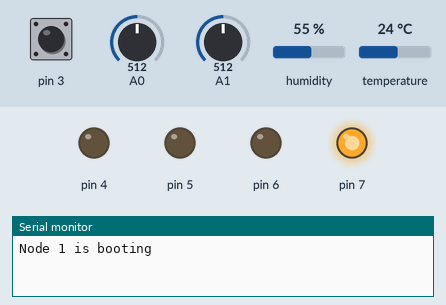
This sketch was run on a simulated Arduino Uno, built for the host (arithmetic inside an expression is 32-bit, double 64-bit). On the bench: output pins drawn as LEDs (lit = HIGH), the last lines printed to the serial monitor. Inputs (shaded band) come from the test bench; at power-on: pin 3 HIGH, A0 = 512, A1 = 512, humidity 55 %, temperature 24 °C. No MQTT or app messages arrive unless stated.

Above: at 0.1 s.
At 3.75 s:
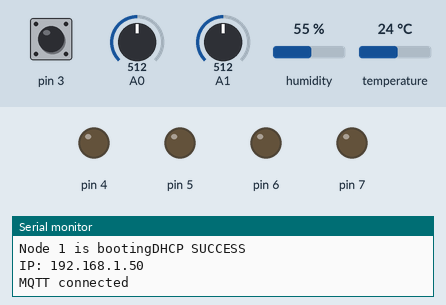
Timing chart, 0 to 5.5 s (numbered marks = the images above):
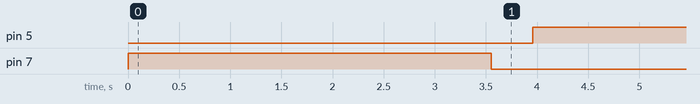

Measured:
- by itself, pin 5: LOW → HIGH at 4.0 s

The sketch:

node1.ino
```cpp
//include required libraries
#include <SPI.h>
#include <Ethernet.h>
#include <PubSubClient.h>
#include <DHT.h>

#include "config.h"
#include "SensorManager.h"
#include "network.h"
#include "telemetry.h"
#include "actuator.h"
#include "rpc.h"
static char sharedBuf[200];    //shared json memory buffer,used by telemetry module,rpc module
//instead of separate buffer for telemetry and rpc,we use same buffer

//create object of type ethernet pubsubclient
static EthernetClient ethClient;
static PubSubClient mqttClient(ethClient);   //creates a mqtt client

unsigned long lastTelemetry=0;

void setup()
{
  Serial.begin(9600);
  Serial.print("Node 1 is booting");

  // put your setup code here, to run once:

   // initilase sensor
   sensor_begin();

   //initialise actutors
   actuators_begin();

   // coonect board to internet and mqtt

   telemetry_init(sharedBuf,sizeof(sharedBuf));  //Telemetry initialisation

   rpc_init(&mqttClient,sharedBuf,sizeof(sharedBuf));  //initialising rpc request

   //upon receiving the data which func needs to be called back
      mqttClient.setCallback(rpc_mqttCallback);

   network_begin(&mqttClient);

   digitalWrite(PIN_LED_RED,LOW);


}

void loop()
{
  // put your main code here, to run repeatedly:
//keep checking if board connected to things cloud
network_maintain();

//read data from the sensors
SensorData data;       //creates a sensor data container

sensors_read(&data);   // humidity,temp,lm35,vibratrion,sensor_error,machine_status

  //publish to the cloud
  //check network available then push data to things board

if(network_isConnected()){
    unsigned long now=millis();
     //publish data to thingsboard every 5 sec

     if(now-lastTelemetry >=TELEMETRY_INTERVAL){  // if 5 sec is over
      lastTelemetry=now;
      telemetry_publishTelemetry(&data,actuators_getRelayState());  //converting sensor into json and publish
     }
  }


 actuators_updateStatusLEDs(network_isConnected(),data.sensorError);
 //controls the red,green and yellow leds
 }
```
